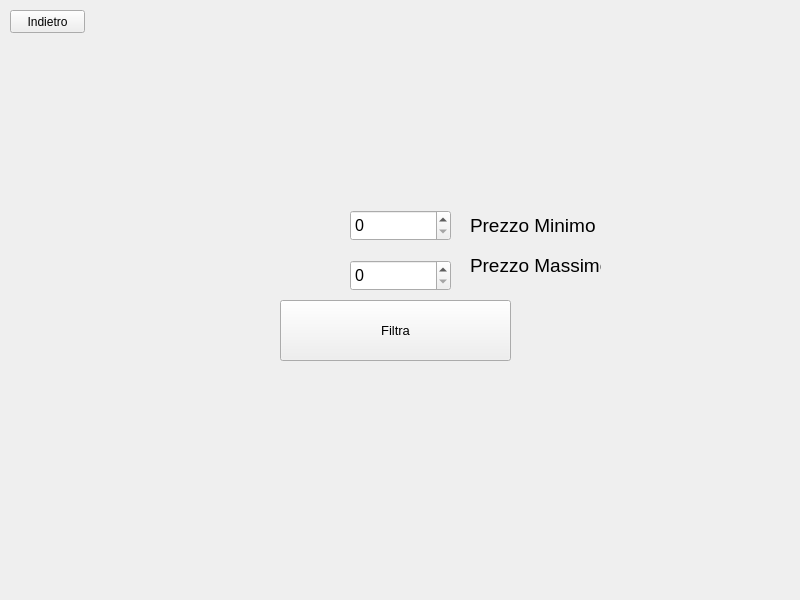
<?xml version="1.0" encoding="UTF-8"?>
<ui version="4.0">
 <class>LoginWindow</class>
 <widget class="QMainWindow" name="LoginWindow">
  <property name="geometry">
   <rect>
    <x>0</x>
    <y>0</y>
    <width>800</width>
    <height>600</height>
   </rect>
  </property>
  <property name="windowTitle">
   <string>MainWindow</string>
  </property>
  <widget class="QWidget" name="loginWidget">
   <widget class="QLabel" name="label">
    <property name="geometry">
     <rect>
      <x>470</x>
      <y>210</y>
      <width>131</width>
      <height>31</height>
     </rect>
    </property>
    <property name="font">
     <font>
      <pointsize>14</pointsize>
     </font>
    </property>
    <property name="text">
     <string>Prezzo Minimo</string>
    </property>
   </widget>
   <widget class="QLabel" name="label_2">
    <property name="geometry">
     <rect>
      <x>470</x>
      <y>250</y>
      <width>131</width>
      <height>31</height>
     </rect>
    </property>
    <property name="font">
     <font>
      <pointsize>14</pointsize>
     </font>
    </property>
    <property name="text">
     <string>Prezzo Massimo</string>
    </property>
   </widget>
   <widget class="QPushButton" name="pushButton">
    <property name="geometry">
     <rect>
      <x>280</x>
      <y>300</y>
      <width>231</width>
      <height>61</height>
     </rect>
    </property>
    <property name="font">
     <font>
      <pointsize>10</pointsize>
     </font>
    </property>
    <property name="text">
     <string>Filtra</string>
    </property>
    <property name="shortcut">
     <string>Return</string>
    </property>
   </widget>
   <widget class="QPushButton" name="pushButton_2">
    <property name="geometry">
     <rect>
      <x>10</x>
      <y>10</y>
      <width>75</width>
      <height>23</height>
     </rect>
    </property>
    <property name="text">
     <string>Indietro</string>
    </property>
   </widget>
   <widget class="QSpinBox" name="spinBox">
    <property name="geometry">
     <rect>
      <x>350</x>
      <y>210</y>
      <width>101</width>
      <height>31</height>
     </rect>
    </property>
    <property name="font">
     <font>
      <pointsize>12</pointsize>
     </font>
    </property>
   </widget>
   <widget class="QSpinBox" name="spinBox_2">
    <property name="geometry">
     <rect>
      <x>350</x>
      <y>260</y>
      <width>101</width>
      <height>31</height>
     </rect>
    </property>
    <property name="font">
     <font>
      <pointsize>12</pointsize>
     </font>
    </property>
   </widget>
  </widget>
 </widget>
 <resources/>
 <connections/>
</ui>
